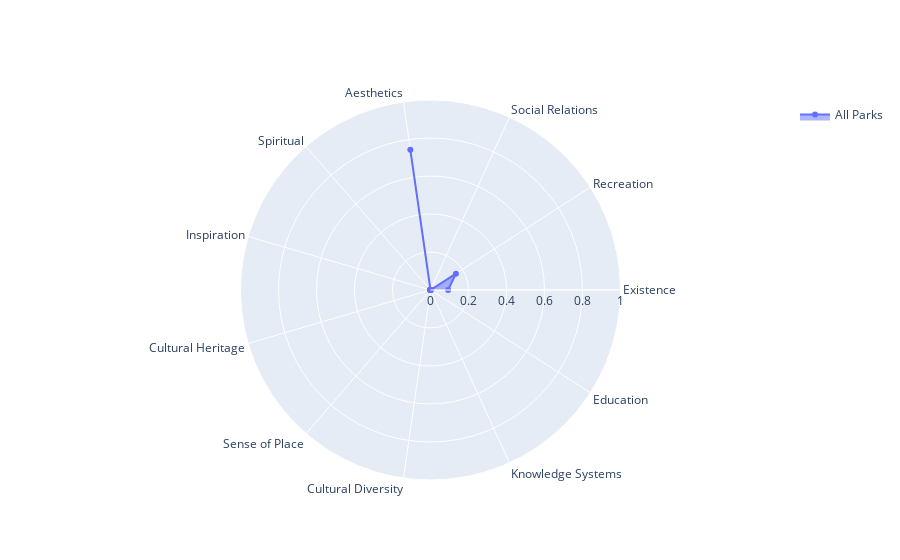

Source (notebook cell):
### Code cell
# Source: https://plotly.com/python/radar-chart/
import plotly.graph_objects as go


#Source: https://blog.finxter.com/merge-dictionaries
# Dictionary comprehension
cat_agg_frequencies = {k:v for x in cat_frequencies for k,v in x.items()}
print(cat_agg_frequencies)

fig = go.Figure()

# compute frequency total per park
park_freq_total = sum(list(cat_agg_frequencies.values()))
r_values = [x/park_freq_total for x in list(cat_agg_frequencies.values())]
print(r_values)
fig.add_trace(go.Scatterpolar(
        r=r_values, #This is a method
        theta=list(cat_agg_frequencies.keys()),
        fill='toself',
        name='All Parks'
    ))

fig.update_layout(
  polar=dict(
    radialaxis=dict(
      visible=True,
      range=[0, 1]
    )),
  showlegend=True
)
    
fig.show()

### Figure 1 — Plotly figure (JSON) as saved in the notebook; plotly's stock layout.template omitted (floating-point values rounded to 4 significant figures)
{"data": [{"fill": "toself", "name": "All Parks", "r": [0.09276, 0.159, 0, 0.7452, 0, 0.003058, 0, 0, 0, 0, 0], "theta": ["Existence", "Recreation", "Social Relations", "Aesthetics", "Spiritual", "Inspiration", "Cultural Heritage", "Sense of Place", "Cultural Diversity", "Knowledge Systems", "Education"], "type": "scatterpolar"}], "layout": {"polar": {"radialaxis": {"range": [0, 1], "visible": true}}, "showlegend": true}}
